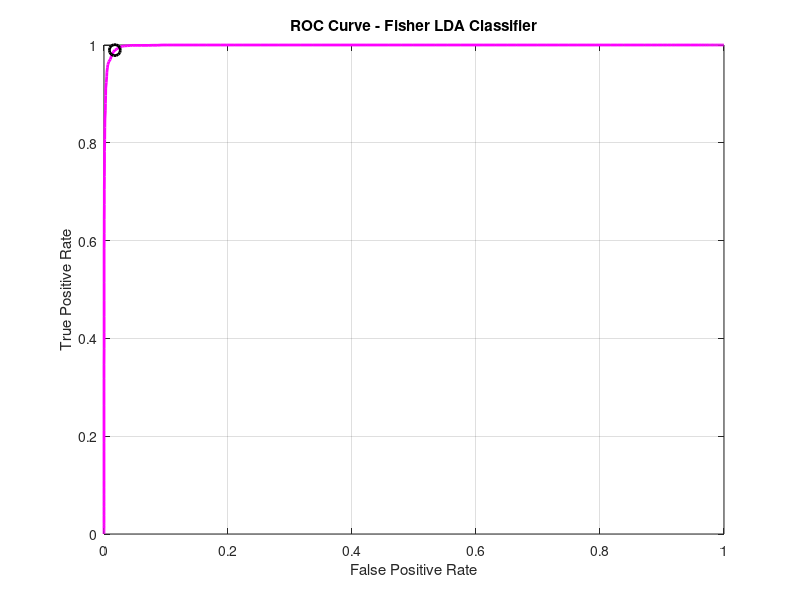

Write MATLAB code to recreate this figure.


clear; clc; rng(1); 
N = 10000;           
pL0 = 0.6;          
pL1 = 0.4;           


m0 = [1; 1];
m1 = [4; 4];
C0 = [1 0.5; 0.5 1];
C1 = [1 -0.5; -0.5 1];

N0 = round(N * pL0);
N1 = N - N0;

r0 = randn(N0, length(m0)) * chol(C0) + repmat(m0', N0, 1);
r1 = randn(N1, length(m1)) * chol(C1) + repmat(m1', N1, 1);

X = [r0; r1];         
L = [zeros(N0,1); ones(N1,1)];

m0_hat = mean(r0)';    
m1_hat = mean(r1)';      
C0_hat = cov(r0);       
C1_hat = cov(r1);        

Sw = C0_hat + C1_hat;   
meanDiff = (m1_hat - m0_hat);
Sb = meanDiff * meanDiff';


wLDA = Sw \ meanDiff;    
wLDA = wLDA / norm(wLDA); 

y = X * wLDA;            


tauVals = linspace(min(y), max(y), 200);
TPR = zeros(size(tauVals));
FPR = zeros(size(tauVals));
Perror = zeros(size(tauVals));

for i = 1:length(tauVals)
    tau = tauVals(i);
    D = (y > tau);  
    
    TP = sum((D==1) & (L==1));  
    FP = sum((D==1) & (L==0));   
    TN = sum((D==0) & (L==0));  
    FN = sum((D==0) & (L==1));   

   
    TPR(i) = TP / (TP + FN);   
    FPR(i) = FP / (FP + TN);    

  
    Perror(i) = FPR(i)*pL0 + (1 - TPR(i))*pL1;
end


[minErr, idx] = min(Perror);
bestTau = tauVals(idx);

fprintf('Fisher LDA Classifier:\n');
fprintf('Minimum error = %.4f at threshold = %.3f\n', minErr, bestTau);

figure;
plot(FPR, TPR, 'm-', 'LineWidth', 2); hold on;
plot(FPR(idx), TPR(idx), 'ko', 'MarkerSize', 8, 'LineWidth', 2);
xlabel('False Positive Rate');
ylabel('True Positive Rate');
title('ROC Curve - Fisher LDA Classifier');
grid on;
